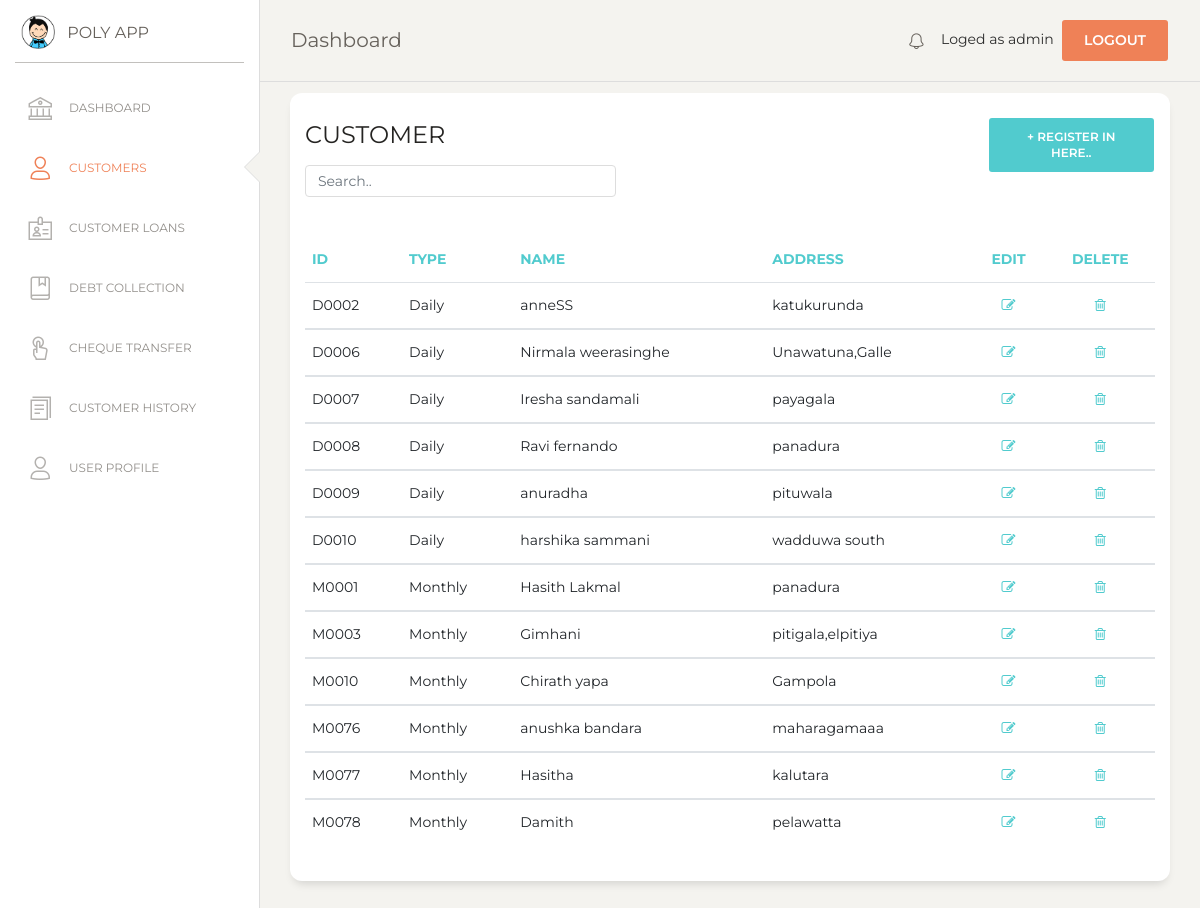
The page /customer.php (signed in) on the database as committed earlier.
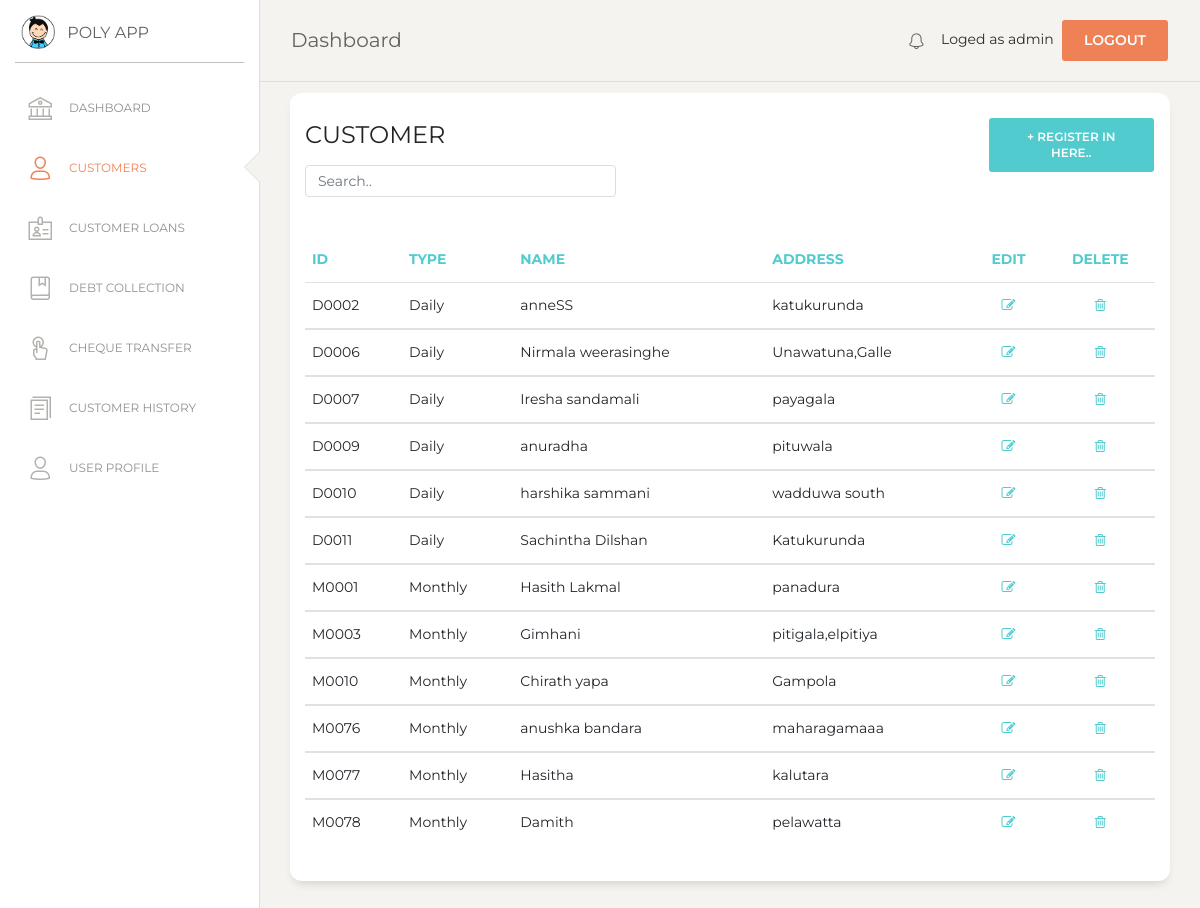
The same page on the database as committed later.
### tables this page shows
CREATE TABLE `customer` (
  `cust_id` varchar(10) NOT NULL,
  `type` varchar(20) NOT NULL,
  `name` varchar(100) NOT NULL,
  `address` varchar(150) NOT NULL
);

### customer.php (the view, shortened to what this page needs)
<?php
if (!isset($_SESSION['loged_user'])) {
    header('location: login.php');
}else {
$con = mysqli_connect(DB_HOSTNAME,DB_USERNAME,DB_PASSWORD);
mysqli_select_db($con,DB_NAME);
?>
<!DOCTYPE html>
<html lang="en">
<head>
  <link href="https://maxcdn.bootstrapcdn.com/font-awesome/latest/css/font-awesome.min.css" rel="stylesheet">
  <link href="assets/css/bootstrap.min.css" rel="stylesheet" />
  <link href="assets/css/paper-dashboard.css?v=2.0.1" rel="stylesheet" />
  <link href="assets/demo/demo.css" rel="stylesheet" />
</head>
<body class="">
  <div class="wrapper ">
    <div class="sidebar" data-color="white" data-active-color="danger">
      <div class="logo">
        <a href="#" class="simple-text logo-mini">
          <div class="logo-image-small">
            <img src="assets/img/logo-small.png">
          </div>
        </a>
        <a href="#" class="simple-text logo-normal">
          POLY APP
        </a>
      </div>
      <div class="sidebar-wrapper">
        <ul class="nav">
          <li>
            <a href="index">
              <i class="nc-icon nc-bank"></i>
              <p>DASHBOARD</p>
            </a>
          </li>
          <li class="active">
            <a href="customer">
              <i class="nc-icon nc-single-02"></i>
              <p>CUSTOMERS</p>
            </a>
          </li>
          <li class="">
            <a href="customer_loan">
              <i class="nc-icon nc-badge"></i>
              <p>CUSTOMER LOANS</p>
            </a>
          </li>
          <li>
            <a href="debt_collection">
              <i class="nc-icon nc-book-bookmark"></i>
              <p>DEBT COLLECTION</p>
            </a>
          </li>
          <li>
            <a href="cheque_transfer">
              <i class="nc-icon nc-tap-01"></i>
              <p>CHEQUE TRANSFER</p>
            </a>
          </li>
          <li>
            <a href="report">
              <i class="nc-icon nc-single-copy-04"></i>
              <p>CUSTOMER HISTORY</p>
            </a>
          </li>
          <li>
            <a href="user">
              <i class="nc-icon nc-single-02"></i>
              <p>USER PROFILE</p>
            </a>
          </li>
        </ul>
      </div>
    </div>
    <div class="main-panel">
      <?php include('include/nav.php');  ?>
      <div class="content">
       <div class="row">
          <div class="col-md-12">
            <div class="card">
              <div class="row">
              <div class="col-md-9">
              <div class="card-header">
                <h4 class="card-title"> CUSTOMER</h4>
                <input class="form-control myInput" id="myInput" type="text" placeholder="Search..">
              </div>
              </div>
              <div class="col-md-3">
                <div class="card-header">
                    <button type="button" class="btn btn-primary add-btn" data-toggle="modal" data-target="#Form1">+ Register in here..
                    </button>
                </div>
              </div>
              </div>
              <div class="card-body">
              </div>
              <div class="card-body">
                <div class="table-responsive">
                  <table class="table" id="myTable">
                    <thead class="text-primary">
                      <th>                    ID</th>
                      <th>                    Type</th>
                      <th>                    Name</th>
                      <th>                    Address</th>
                      <th class="text-center"> Edit 				</th>
                      <th class="text-center"> Delete 			</th>
                    </thead>
                    <tbody>
                      <?php
                      $sql=mysqli_query($con,"SELECT * FROM customer");
                      $numRows = mysqli_num_rows($sql);
                      if($numRows > 0) {
                        while($row = mysqli_fetch_assoc($sql)) {
                          ?>
                          <tr>
                            <td>                      <?php echo $row['cust_id'] ?>            </td>
                            <td>                      <?php echo $row['type'] ?>               </td>
                            <td>                      <?php echo $row['name']?>                </td>
                            <td>                      <?php echo $row['address']  ?>           </td>
                            <td class="text-center">
                             <a href="#" onclick="editView('<?php echo $row['cust_id']; ?>')" name="edit">
                              <i class="fa fa-pencil-square-o" aria-hidden="true"></i></a>
                            </td>
                            <td class="text-center">
                              <a href="#" onclick="confirmation('event','<?php echo $row['cust_id']; ?>')" name="delete">
                              <i class="fa fa-trash-o" aria-hidden="true"></i></a>
                            </td>
                          </tr>
                    </tbody>
                           <?php
                        }
                      }
                    ?>
                    </table>
                </div>
              </div>
            </div>
          </div>
        </div>
      </div>
      </div>
       <?php include('include/footer.php');  ?>
    </div>
</body>
</html>
<?php
}
?>

### include/nav.php (shortened to what this page needs)
<nav class="navbar navbar-expand-lg navbar-absolute fixed-top navbar-transparent">
    <div class="container-fluid">
        <div class="navbar-wrapper">
        <a class="navbar-brand" href="javascript:;">Dashboard</a>
        </div>
        <div class="collapse navbar-collapse justify-content-end" id="navigation">
        <ul class="navbar-nav">
            <li class="nav-item">
            <a class="nav-link" href="notification">
                <i class="nc-icon nc-bell-55"></i>
            </a>
            </li>
            <li class="nav-item">
            Loged as <?php echo $_SESSION['loged_user'] ?>&nbsp;
            <a href="#" onclick="confirmationLogout(event)" class="btn btn-danger square-btn-adjust">Logout</a>
            </li>
        </ul>
        </div>
    </div>
</nav>

### include/footer.php (shortened to what this page needs)
 <footer class="footer footer-black  footer-white ">
    <div class="container-fluid">
        <div class="row">
        <div class="credits ml-auto">
            <span class="copyright">
            , made with <i class="fa fa-heart heart"></i> by <a href="https://rearboost.com" target="_blank" rel="noopener noreferrer">Rearboost Innovatios</a>
            </span>
        </div>
        </div>
    </div>
</footer>

### assets/demo/demo.css (style rules this page uses)
.nav-link { padding-top: 17px !important; }
.add-btn { float: right !important; }
.myInput { width: 50% !important; }

Rows that differ between the two databases and show on the page:
removed customer: cust_id "D0008", type "Daily", name "Ravi fernando", address "panadura"
added customer: cust_id "D0011", type "Daily", name "Sachintha Dilshan", address "Katukurunda"
